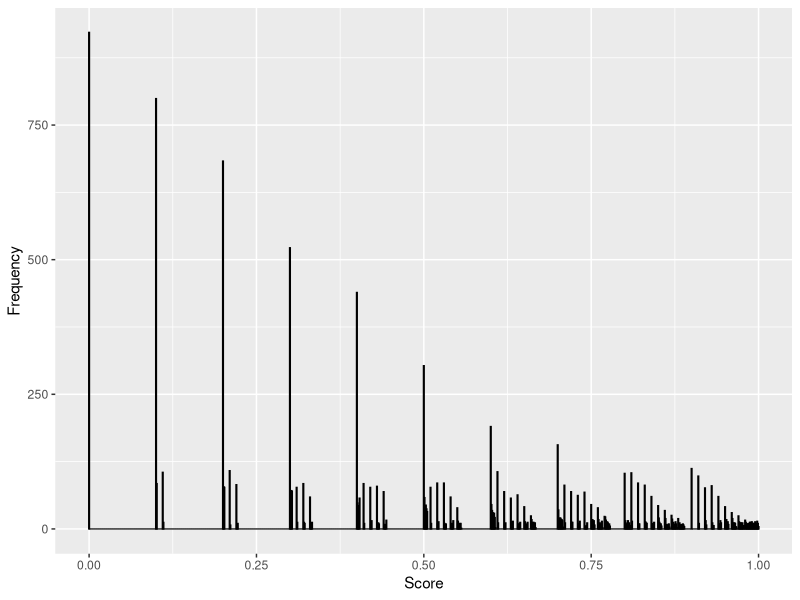

The R source for this figure:
## ---- chunk 1
knitr::opts_chunk$set(echo = TRUE)
## ---- chunk 2
library(ggplot2)
scores <- c()
for (i in 1:10000) {
  score <- 0
  prevRoll <- 9
  numRoll <- 0
  inLoop <- TRUE
  
  while(inLoop) {
    numRoll <- numRoll + 1
    roll <- sample(0:9,1)
    if (roll <= prevRoll) {
      score <- score + (roll * (10^(-numRoll)))
      prevRoll <- roll
    }
    if (roll == 0) {
      inLoop <- FALSE
    }
  }
  
  scores <- c(scores,score)
}
print(mean(scores))
ggplot() + 
  aes(scores) + 
  geom_histogram(binwidth=0.001, colour="black", fill="black") +
  ylab("Frequency") +
  xlab("Score")
